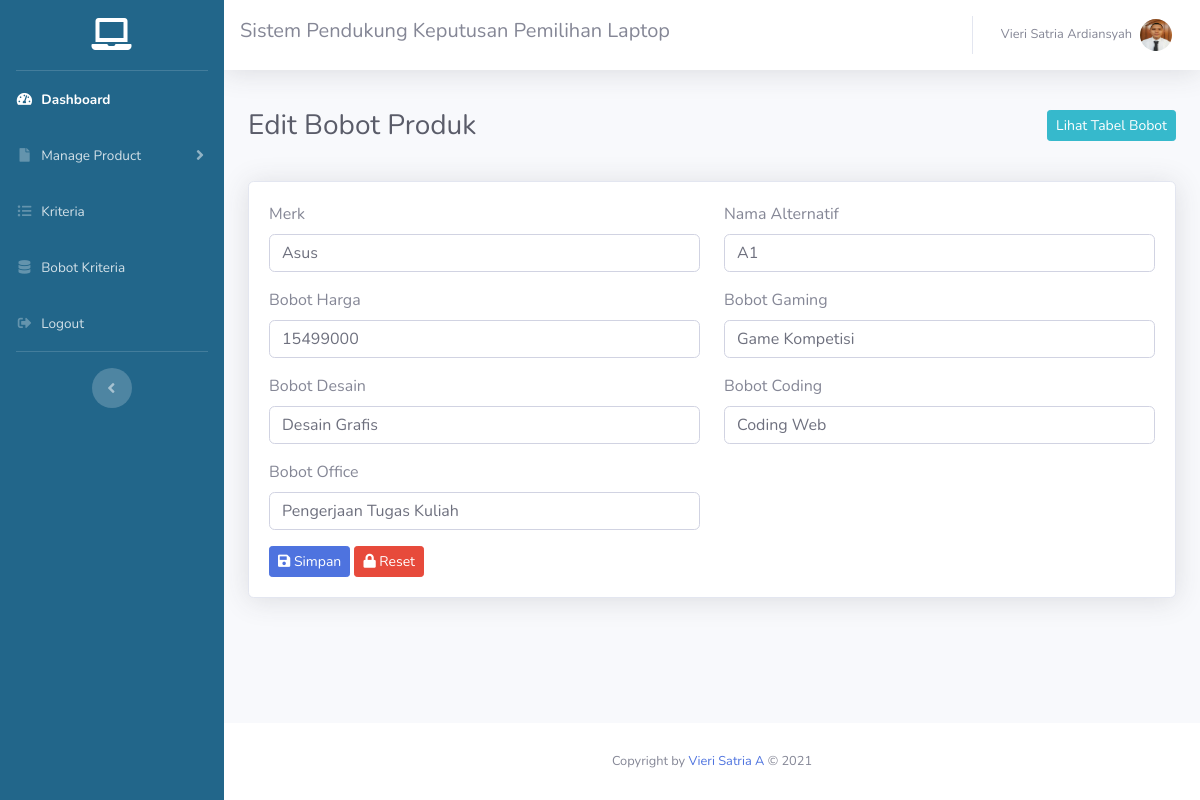
The page /admin/edit_bobotproduk.php?no_laptop=1 (signed in) on the database its author committed.
### tables this page shows
CREATE TABLE `bobot_produk` (
  `no_laptop` int(11) NOT NULL,
  `merk` varchar(30) NOT NULL,
  `nama_alternatif` varchar(20) NOT NULL,
  `bobot_harga` varchar(50) NOT NULL,
  `bobot_gaming` varchar(50) NOT NULL,
  `bobot_desain` varchar(50) NOT NULL,
  `bobot_coding` varchar(50) NOT NULL,
  `bobot_office` varchar(50) NOT NULL,
  `create_date` datetime NOT NULL,
  `update_date` datetime NOT NULL,
  `no_admin` int(11) NOT NULL
);

### admin/edit_bobotproduk.php (the view, shortened to what this page needs)
<?php
include 'inc/header.php';
include '../koneksi.php';
if (isset($_GET['no_laptop'])) {
    $id = ($_GET["no_laptop"]);
    $query = "SELECT * FROM bobot_produk WHERE no_laptop='$id'";
    $result = mysqli_query($koneksi, $query);
    $data = mysqli_fetch_assoc($result);
} else {
    echo "<script>alert('Masukkan data bobot.');window.location='bobot_produk.php';</script>";
}
?>
                <div class="container-fluid">
                <div class="d-sm-flex align-items-center justify-content-between mb-4">
                    <h1 class="h3 mb-0 text-gray-800">Edit Bobot Produk</h1>
                <a href="bobot_produk.php" class="btn btn-info btn-sm my-3">Lihat Tabel Bobot</a>
                </div>
                <div class="card shadow mb-4">
                    <div class="card-body">
                <form action="update_bobotproduk.php" method="post" enctype="multipart/form-data">
                  <div class="row">
                    <div class="col-md-6">
                      <div class="form-group">
                        <label>Merk</label>
                        <input type="text" class="form-control" value="<?php echo $data['merk']?>" name="merk" required oninvalid="this.setCustomValidity('Merk belum diisi')" oninput="setCustomValidity('')">
                      </div>
                    </div>
                    <div class="col-md-6">
                      <div class="form-group">
                        <label>Nama Alternatif</label>
                        <input type="text" class="form-control" value="<?php echo $data['nama_alternatif']?>" name="nama_alternatif" required oninvalid="this.setCustomValidity('Nama Alternatif belum diisi')" oninput="setCustomValidity('')">
                      </div>
                    </div>
                    <div class="col-md-6">
                      <div class="form-group">
                        <label>Bobot Harga</label>
                        <input type="text" class="form-control" value="<?php echo $data['bobot_harga']?>" name="bobot_harga" required oninvalid="this.setCustomValidity('Bobot Harga belum diisi')" oninput="setCustomValidity('')">
                      </div>
                    </div>
                    <div class="col-md-6">
                      <div class="form-group">
                        <label>Bobot Gaming</label>
                        <input type="text" class="form-control" value="<?php echo $data['bobot_gaming']?>" name="bobot_gaming" required oninvalid="this.setCustomValidity('Bobot Gaming belum diisi')" oninput="setCustomValidity('')">
                      </div>
                    </div>
                     <div class="col-md-6">
                      <div class="form-group">
                        <label>Bobot Desain</label>
                        <input type="text" class="form-control" value="<?php echo $data['bobot_desain']?>" name="bobot_desain" required oninvalid="this.setCustomValidity('Bobot Desain belum diisi')" oninput="setCustomValidity('')">
                      </div>
                    </div>
                     <div class="col-md-6">
                      <div class="form-group">
                        <label>Bobot Coding</label>
                        <input type="text" class="form-control" value="<?php echo $data['bobot_coding']?>" name="bobot_coding" required oninvalid="this.setCustomValidity('Office Laptop belum diisi')" oninput="setCustomValidity('')">
                      </div>
                    </div>
                     <div class="col-md-6">
                      <div class="form-group">
                        <label>Bobot Office</label>
                        <input type="text" class="form-control" value="<?php echo $data['bobot_office']?>" name="bobot_office" required oninvalid="this.setCustomValidity('Bobot Office belum diisi')" oninput="setCustomValidity('')">
                      </div>
                    </div>
                  </div>
                      <button type="submit" name="submit" class="btn btn-primary btn-sm"><i class="fas fa-save"></i> Simpan</button>
                      <button type="reset" class="btn btn-danger btn-sm"><i class="fas fa-lock"></i> Reset</button>
                </form>
            </div>
        </div>
                </div>
            </div>
<?php
include 'inc/footer.php';
?>

### admin/inc/header.php (shortened to what this page needs)
<?php
    include "../koneksi.php";
?>
<!DOCTYPE html>
<html lang="en">
<head>
    <link href="assets/vendor/fontawesome-free/css/all.min.css" rel="stylesheet" type="text/css">
    <link href="assets/vendor/datatables/dataTables.bootstrap4.min.css" rel="stylesheet">
    <link href="assets/css/sb-admin-2.min.css" rel="stylesheet">
    <link rel="stylesheet" type="text/css" href="assets/vendor/sweetalert/css/sweetalert2.min.css">
</head>
<body id="page-top">
    <div id="wrapper">
        <ul class="navbar-nav sidebar sidebar-dark accordion" style="background-color: #22668a;" id="accordionSidebar">
            <a class="sidebar-brand d-flex align-items-center justify-content-center" href="dashboard.php">
                <div class="sidebar-brand-icon rotate-n-10">
                    <i class="fas fa-laptop"></i>
                </div>
            </a>
            <hr class="sidebar-divider my-0">
            <li class="nav-item active">
                <a class="nav-link" href="index.php">
                    <i class="fas fa-fw fa-tachometer-alt"></i>
                    <span>Dashboard</span></a>
            </li>
             <li class="nav-item">
                <a class="nav-link collapsed" href="#" data-toggle="collapse" data-target="#collapseUtilities"
                    aria-expanded="true" aria-controls="collapseUtilities">
                    <i class="fas fa-fw fa-file"></i>
                    <span>Manage Product</span>
                </a>
            </li>
            <li class="nav-item">
                <a class="nav-link" href="kriteria.php">
                    <i class="fas fa-fw fa-list-ul"></i>
                    <span>Kriteria</span></a>
            </li>
            <li class="nav-item">
                <a class="nav-link" href="tabel_bobot.php">
                    <i class="fas fa-fw fa-database"></i>
                    <span>Bobot Kriteria</span></a>
            </li>
            <li class="nav-item">
                <a class="nav-link" href="../logout.php">
                    <i class="fas fa-fw fa-sign-out-alt"></i>
                    <span>Logout</span></a>
            </li>
            <hr class="sidebar-divider d-none d-md-block">
            <div class="text-center d-none d-md-inline">
                <button class="rounded-circle border-0" id="sidebarToggle"></button>
            </div>
        </ul>
        <div id="content-wrapper" class="d-flex flex-column">
            <div id="content">
                <nav class="navbar navbar-expand navbar-light bg-white topbar mb-4 static-top shadow">
                    <h5>Sistem Pendukung Keputusan Pemilihan Laptop</h5>
                    <ul class="navbar-nav ml-auto">
                    <?php
                    $query = mysqli_query($koneksi, "SELECT * FROM admin order by no_admin ASC");
                    while ($data = mysqli_fetch_array($query)) { ?>
                        <li class="nav-item dropdown no-arrow">
                            <a class="nav-link dropdown-toggle" href="#" id="userDropdown" role="button"
                                data-toggle="dropdown" aria-haspopup="true" aria-expanded="false">
                                <span class="mr-2 d-none d-lg-inline text-gray-600 small"><?php echo $_SESSION['admin_global']->nama ?></span>
                                <img class="img-profile rounded-circle"
                                    src="foto/<?php echo $data['foto']?>">
                            </a>
                        </li>
                    <?php } ?>
                    </ul>
                </nav>

### rows shown on the page
bobot_produk: merk "Asus", nama_alternatif "A1", bobot_harga "15499000", bobot_gaming "Game Kompetisi", bobot_desain "Desain Grafis", bobot_coding "Coding Web", bobot_office "Pengerjaan Tugas Kuliah"

### other values the page prints
$_SESSION['admin_global']->nama "Vieri Satria Ardiansyah"
